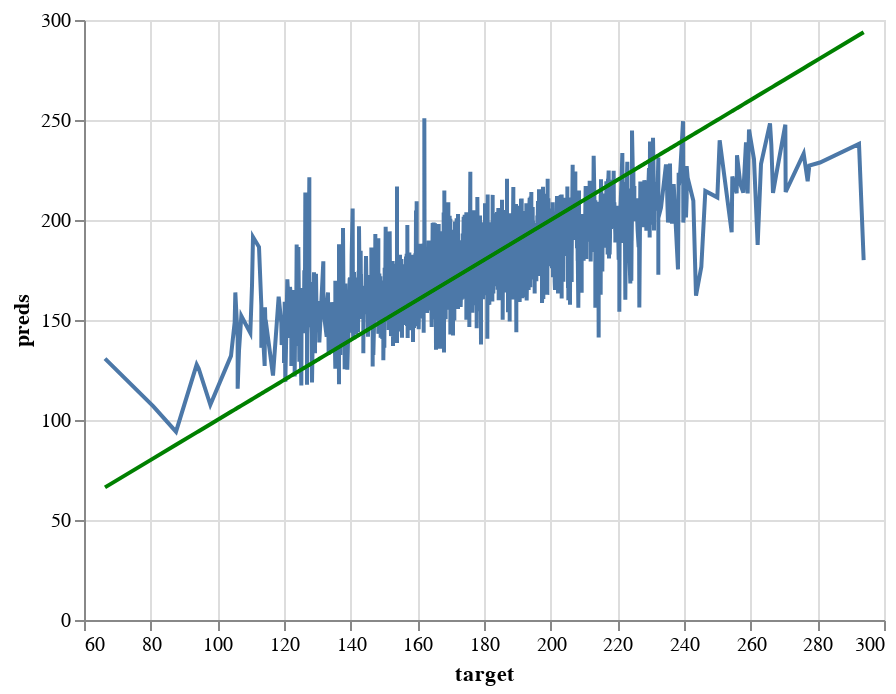

Source (notebook cell):
### Code cell
# predictions vs target line charts on the train set
perfect_test = alt.Chart(pd.DataFrame({'target': y_train, 'preds': y_train})).mark_line(color='green').encode(
    x='target',
    y='preds'
)

pred_chart_test = alt.Chart(pd.DataFrame({'target': y_train, 'preds': y_train_preds})).mark_line().encode(
    x='target',
    y='preds'
  )

pred_chart_test + perfect_test

### Figure 1 — Vega-Lite specification as saved in the notebook (floating-point values rounded to 4 significant figures; data arrays with more than 128 entries replaced by an {"elided": "..."} marker saying what was removed)
{"config": {"view": {"continuousWidth": 400, "continuousHeight": 300}}, "layer": [{"data": {"name": "data-e00080c55f1e14828bfd78a8fc8eb8d2"}, "mark": "line", "encoding": {"x": {"field": "target", "type": "quantitative"}, "y": {"field": "preds", "type": "quantitative"}}}, {"data": {"name": "data-194a483684d3b4885aade9912d7a954e"}, "mark": {"type": "line", "color": "green"}, "encoding": {"x": {"field": "target", "type": "quantitative"}, "y": {"field": "preds", "type": "quantitative"}}}], "$schema": "https://vega.github.io/schema/vega-lite/v4.17.0.json", "datasets": {"data-e00080c55f1e14828bfd78a8fc8eb8d2": {"elided": "1950 records"}, "data-194a483684d3b4885aade9912d7a954e": {"elided": "1950 records"}}}
